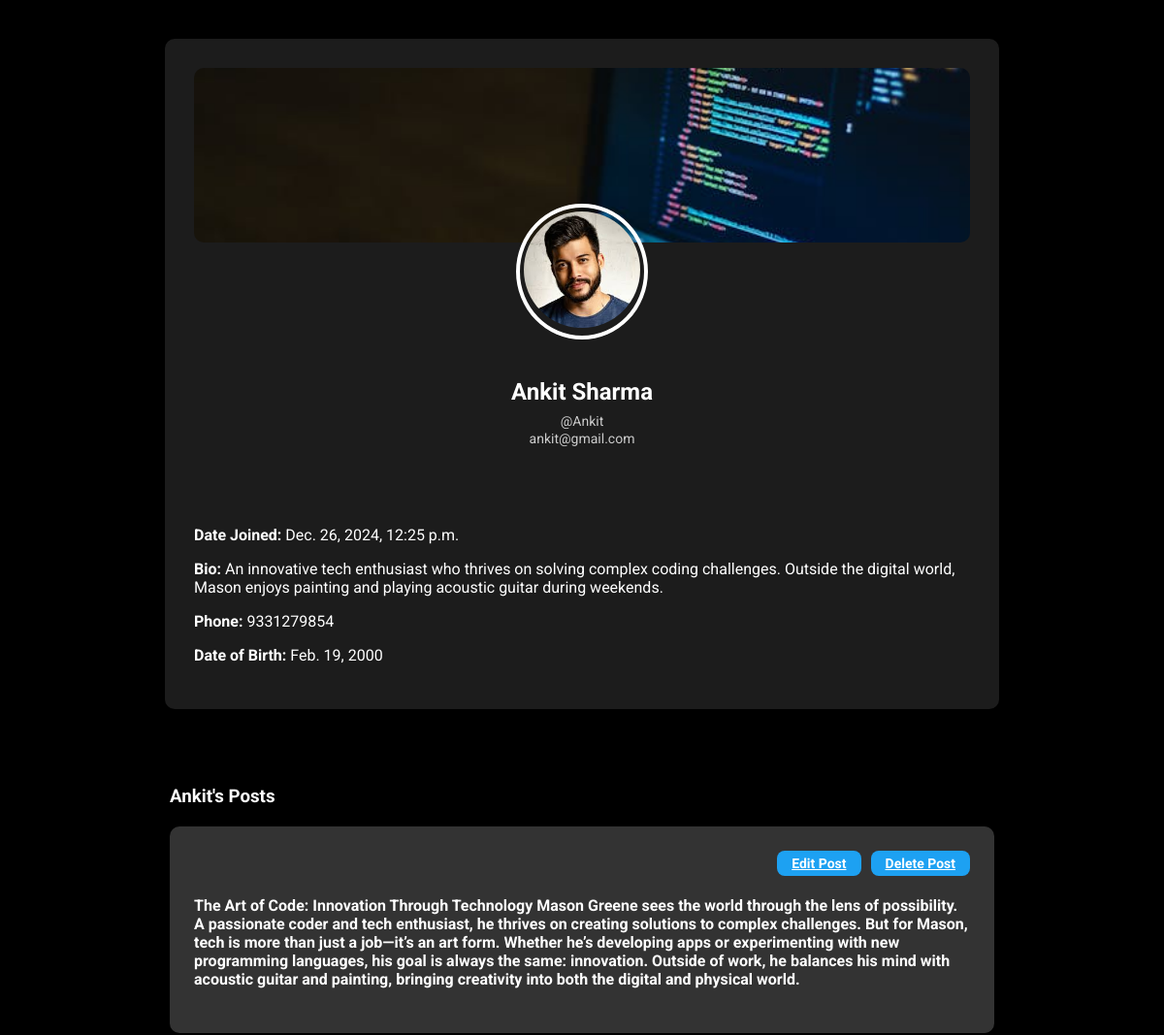
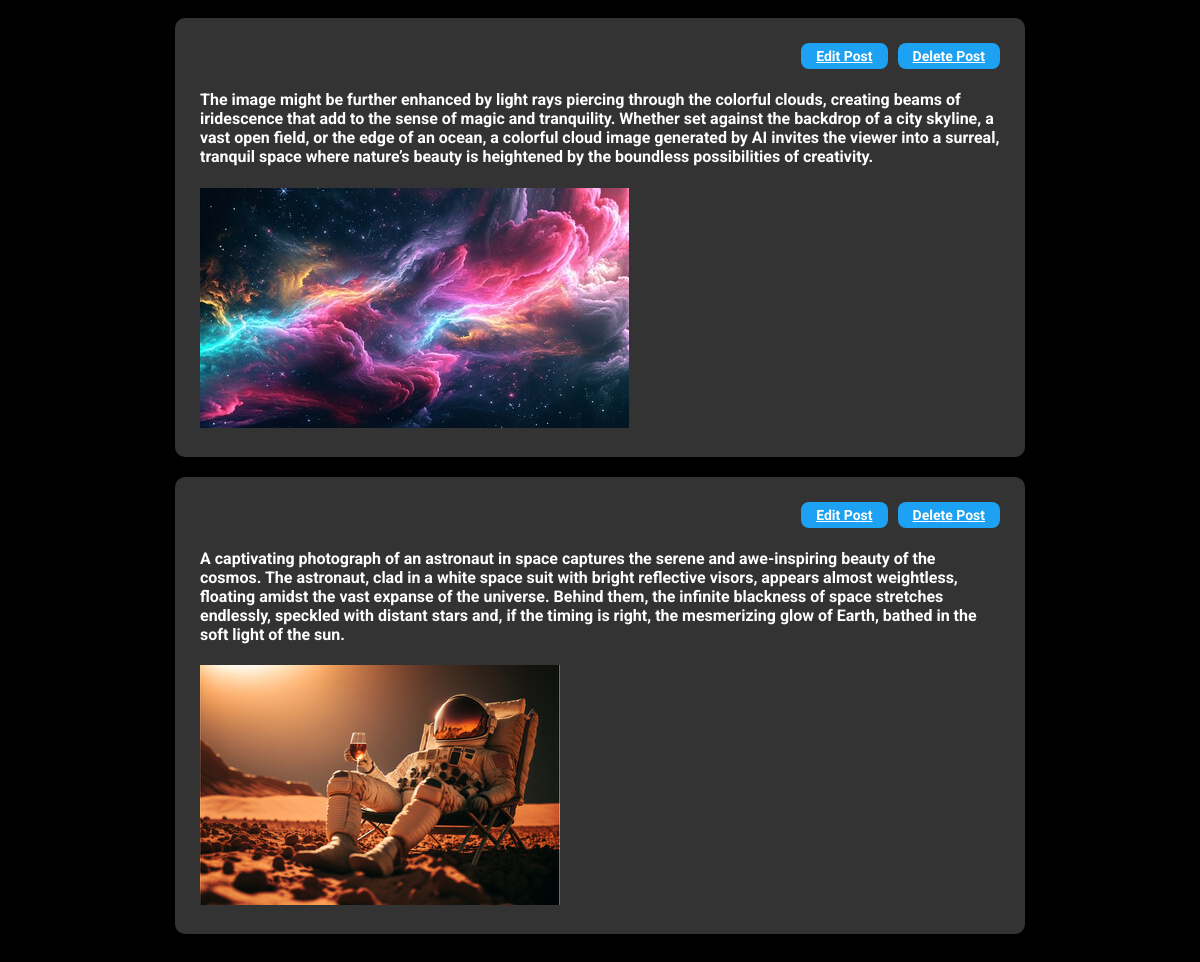
Page /profile/ (signed in) on the committed database (2 pictures, top to bottom).
### app/models.py (models this page shows, shortened)
class MyUser(AbstractBaseUser):
    email = models.EmailField(
        verbose_name="email address",
        max_length=255,
        unique=True,
    )
    username = models.CharField(max_length=50)
    is_staff = models.BooleanField(default=False)
    is_active = models.BooleanField(default=True)
    is_admin = models.BooleanField(default=False)
    date_joined = models.DateTimeField(auto_now_add=True)
    last_active = models.DateTimeField(auto_now=True)
    date_modified = models.DateTimeField(auto_now=True)
    objects = MyUserManager()
    USERNAME_FIELD = "email"
    REQUIRED_FIELDS = ["username",]

class Profile(models.Model):
    user = models.OneToOneField(MyUser,on_delete=models.CASCADE)
    profile_pic = models.ImageField(blank=True, null=True, upload_to='profile_pic/', default='profile_pic/default_profile_pic.jpeg')
    cover_pic = models.ImageField(blank=True, null=True, upload_to='cover_pic/')
    bio = models.CharField(blank=True, null=True, max_length=500)
    phone = models.CharField(blank=True, null=True, max_length=50)
    date_of_birth = models.DateField(blank=True, null=True)
    first_name = models.CharField(max_length=50)
    last_name = models.CharField(blank=True, null=True,max_length=50)

class Post(models.Model):
    POST_TYPE_CHOICES = (
        ('text', 'Text Post'),  # Text content only
        ('image', 'Image Post'),  # Image content
        ('video', 'Video Post'),  # Video content
        ('audio', 'Audio Post'),  # Audio content
        ('link', 'Link Post'),  # Link content
        ('mixed', 'Mixed Post'),
    )
    author = models.ForeignKey(MyUser, on_delete=models.CASCADE)  # User who created the post
    content = models.TextField(null=True, blank=True)  # Main text content, like a tweet
    post_type = models.CharField(max_length=10, choices=POST_TYPE_CHOICES, default='text')  # Type of post (text, image, etc.)
    image = models.ImageField(upload_to='posts/images/', null=True, blank=True)  # Image upload
    video = models.FileField(upload_to='posts/videos/', null=True, blank=True)  # Video upload
    audio = models.FileField(upload_to='posts/audios/', null=True, blank=True)  # Audio upload
    link = models.URLField(max_length=200, null=True, blank=True)  # External link sharing
    date_posted = models.DateTimeField(auto_now_add=True)
    date_modified = models.DateTimeField(auto_now=True)

### app/views.py (the view)
# urls.py: path('profile/',view=views.Profile,name='profile'),
def Profile(request, username=None):
    if username:
        user = get_object_or_404(MyUser, username=username)
    else:
        user = request.user
    posts = Post.objects.filter(author=user)
    profile = None
    try:
        profile = user.profile
    except Profiles.DoesNotExist:
        profile = None
    return render(request, 'profile.html', {'user': user, 'profile': profile, 'posts': posts})

### app/templates/profile.html (shortened to what this page needs)
<!DOCTYPE html>
<html lang="en">
<head>
    {% load static %}
</head>
<body>
    <div class="container">
        <div class="profile-card">
            <div class="cover-photo"></div>
            <div class="profile-header">
                <div class="profile-pic">
                    <img src="{% if user.profile.profile_pic %}{{ user.profile.profile_pic.url }}{% else %}{% static 'default_profile_pic.jpeg' %}{% endif %}" alt="{{ user.username }}'s Profile Picture" class="profile-pic-img">
                </div>
                <div class="profile-details">
                    <h2>{{ user.profile.first_name }} {{ user.profile.last_name }}</h2>
                    <p>@{{ user.username }}</p>
                    <p>{{ user.email }}</p>
                </div>
            </div>
            <div class="profile-info">
                <p><strong>Date Joined:</strong> {{ user.date_joined }}</p>
                <p><strong>Bio:</strong> {{ user.profile.bio }}</p>
                <p><strong>Phone:</strong> {{ user.profile.phone }}</p>
                <p><strong>Date of Birth:</strong> {{ user.profile.date_of_birth }}</p>
            </div>
        </div>
        <div class="posts-section">
            <h3>{{ user.username }}'s Posts</h3>
            {% for post in posts %}
                <div class="post">
                      <div class="post-actions">
                        <a href="{% url 'editpost' post.id %}" class="btn-edit">Edit Post</a>
                        <a href="{% url 'deletepost' post.id %}" class="btn-delete">Delete Post</a>
                    </div>
                    <h4>{{ post.content }}</h4>
                    {% if post.image %}
                        <img src="{{ post.image.url }}" alt="Post Image">
                    {% endif %}
                </div>
            {% empty %}
                <p>No posts to display.</p>
            {% endfor %}
        </div>
    </div>
</body>
</html>

### rows in the picture
MyUser: profile_pic (picture), profile.first_name "Ankit", profile.last_name "Sharma", username "Ankit", email "ankit@gmail.com", date_joined "Dec. 26, 2024, 12:25 p.m.", profile.bio "An innovative tech enthusiast who thrives on solving complex coding challenges. Outside the digital world, Mason enjoys painting and playing acoustic guitar during weekends.", profile.phone "9331279854", profile.date_of_birth "Feb. 19, 2000"
Post: content "The Art of Code: Innovation Through Technology Mason Greene sees the world through the lens of possibility. A passionate coder and tech enthusiast, he thrives on creating solutions to complex challenges. But for Mason, tech is more than just a job—it’s an art form. Whether he’s developing apps or experimenting with new programming languages, his goal is always the same: innovation. Outside of work, he balances his mind with acoustic guitar and painting, bringing creativity into both the digital and physical world."
Post: content "The image might be further enhanced by light rays piercing through the colorful clouds, creating beams of iridescence that add to the sense of magic and tranquility. Whether set against the backdrop of a city skyline, a vast open field, or the edge of an ocean, a colorful cloud image generated by AI invites the viewer into a surreal, tranquil space where nature’s beauty is heightened by the boundless possibilities of creativity.", image (picture)
Post: content "A captivating photograph of an astronaut in space captures the serene and awe-inspiring beauty of the cosmos. The astronaut, clad in a white space suit with bright reflective visors, appears almost weightless, floating amidst the vast expanse of the universe. Behind them, the infinite blackness of space stretches endlessly, speckled with distant stars and, if the timing is right, the mesmerizing glow of Earth, bathed in the soft light of the sun.", image (picture)
